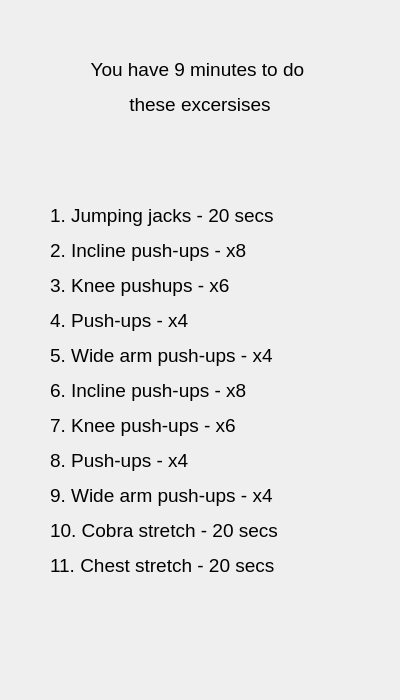
<?xml version="1.0" encoding="UTF-8"?>
<ui version="4.0">
 <class>owexeday1</class>
 <widget class="QDialog" name="owexeday1">
  <property name="geometry">
   <rect>
    <x>0</x>
    <y>0</y>
    <width>400</width>
    <height>700</height>
   </rect>
  </property>
  <property name="windowTitle">
   <string>Day1 Exercises</string>
  </property>
  <widget class="QLabel" name="label">
   <property name="geometry">
    <rect>
     <x>50</x>
     <y>140</y>
     <width>300</width>
     <height>550</height>
    </rect>
   </property>
   <property name="text">
    <string>&lt;html&gt;&lt;head/&gt;&lt;body&gt;&lt;p&gt;&lt;span style=&quot; font-size:14pt; background-color:transparent;&quot;&gt;1. Jumping jacks - 20 secs&lt;/span&gt;&lt;/p&gt;&lt;p&gt;&lt;span style=&quot; font-size:14pt; background-color:transparent;&quot;&gt;2. Incline push-ups - x8&lt;/span&gt;&lt;/p&gt;&lt;p&gt;&lt;span style=&quot; font-size:14pt; background-color:transparent;&quot;&gt;3. Knee pushups - x6&lt;/span&gt;&lt;/p&gt;&lt;p&gt;&lt;span style=&quot; font-size:14pt; background-color:transparent;&quot;&gt;4. Push-ups - x4&lt;/span&gt;&lt;/p&gt;&lt;p&gt;&lt;span style=&quot; font-size:14pt; background-color:transparent;&quot;&gt;5. Wide arm push-ups - x4&lt;/span&gt;&lt;/p&gt;&lt;p&gt;&lt;span style=&quot; font-size:14pt; background-color:transparent;&quot;&gt;6. Incline push-ups - x8&lt;/span&gt;&lt;/p&gt;&lt;p&gt;&lt;span style=&quot; font-size:14pt; background-color:transparent;&quot;&gt;7. Knee push-ups - x6&lt;/span&gt;&lt;/p&gt;&lt;p&gt;&lt;span style=&quot; font-size:14pt; background-color:transparent;&quot;&gt;8. Push-ups - x4&lt;/span&gt;&lt;/p&gt;&lt;p&gt;&lt;span style=&quot; font-size:14pt; background-color:transparent;&quot;&gt;9. Wide arm push-ups - x4&lt;/span&gt;&lt;/p&gt;&lt;p&gt;&lt;span style=&quot; font-size:14pt; background-color:transparent;&quot;&gt;10. Cobra stretch - 20 secs&lt;/span&gt;&lt;/p&gt;&lt;p&gt;&lt;span style=&quot; font-size:14pt; background-color:transparent;&quot;&gt;11. Chest stretch - 20 secs&lt;/span&gt;&lt;/p&gt;&lt;p&gt;&lt;span style=&quot; font-size:14pt;&quot;&gt;&lt;br/&gt;&lt;/span&gt;&lt;/p&gt;&lt;/body&gt;&lt;/html&gt;</string>
   </property>
  </widget>
  <widget class="QLabel" name="label_2">
   <property name="geometry">
    <rect>
     <x>50</x>
     <y>50</y>
     <width>300</width>
     <height>75</height>
    </rect>
   </property>
   <property name="text">
    <string>&lt;html&gt;&lt;head/&gt;&lt;body&gt;&lt;p align=&quot;center&quot;&gt;&lt;span style=&quot; font-size:14pt;&quot;&gt;You have 9 minutes to do &lt;/span&gt;&lt;/p&gt;&lt;p align=&quot;center&quot;&gt;&lt;span style=&quot; font-size:14pt;&quot;&gt;these excersises&lt;/span&gt;&lt;/p&gt;&lt;/body&gt;&lt;/html&gt;</string>
   </property>
  </widget>
 </widget>
 <resources/>
 <connections/>
</ui>
